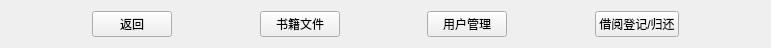
     <widget class="QWidget" name="layoutWidget">
      <property name="geometry">
       <rect>
        <x>20</x>
        <y>30</y>
        <width>771</width>
        <height>26</height>
       </rect>
      </property>
      <layout class="QHBoxLayout" name="horizontalLayout_4">
       <item>
        <spacer name="horizontalSpacer_6">
         <property name="orientation">
          <enum>Qt::Horizontal</enum>
         </property>
         <property name="sizeHint" stdset="0">
          <size>
           <width>40</width>
           <height>20</height>
          </size>
         </property>
        </spacer>
       </item>
       <item>
        <widget class="QPushButton" name="administrator_back_btn">
         <property name="text">
          <string>返回</string>
         </property>
        </widget>
       </item>
       <item>
        <spacer name="horizontalSpacer_21">
         <property name="orientation">
          <enum>Qt::Horizontal</enum>
         </property>
         <property name="sizeHint" stdset="0">
          <size>
           <width>40</width>
           <height>20</height>
          </size>
         </property>
        </spacer>
       </item>
       <item>
        <widget class="QPushButton" name="administrator_book_btn">
         <property name="text">
          <string>书籍文件</string>
         </property>
        </widget>
       </item>
       <item>
        <spacer name="horizontalSpacer_22">
         <property name="orientation">
          <enum>Qt::Horizontal</enum>
         </property>
         <property name="sizeHint" stdset="0">
          <size>
           <width>40</width>
           <height>20</height>
          </size>
         </property>
        </spacer>
       </item>
       <item>
        <widget class="QPushButton" name="administrator_user_btn">
         <property name="text">
          <string>用户管理</string>
         </property>
        </widget>
       </item>
       <item>
        <spacer name="horizontalSpacer_23">
         <property name="orientation">
          <enum>Qt::Horizontal</enum>
         </property>
         <property name="sizeHint" stdset="0">
          <size>
           <width>40</width>
           <height>20</height>
          </size>
         </property>
        </spacer>
       </item>
       <item>
        <widget class="QPushButton" name="administrator_borrow_or_return_btn">
         <property name="text">
          <string>借阅登记/归还</string>
         </property>
        </widget>
       </item>
       <item>
        <spacer name="horizontalSpacer_20">
         <property name="orientation">
          <enum>Qt::Horizontal</enum>
         </property>
         <property name="sizeHint" stdset="0">
          <size>
           <width>40</width>
           <height>20</height>
          </size>
         </property>
        </spacer>
       </item>
      </layout>
     </widget>
